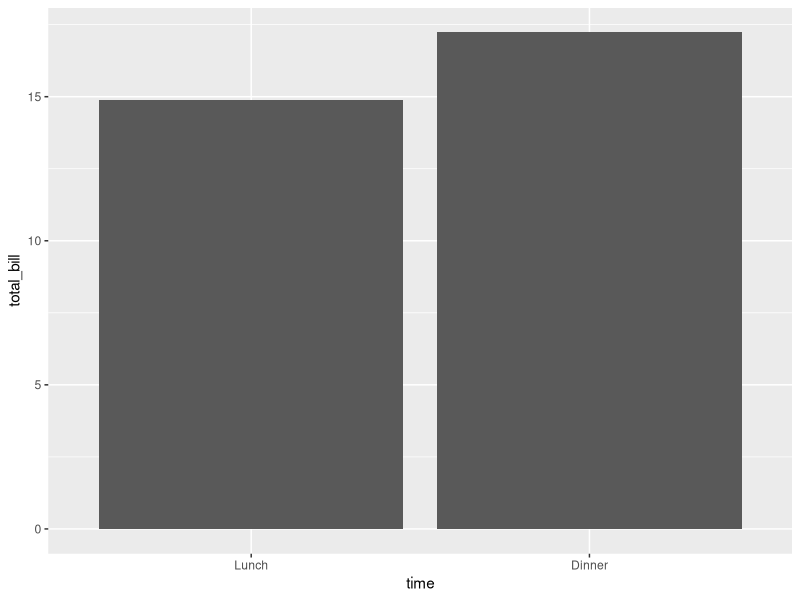
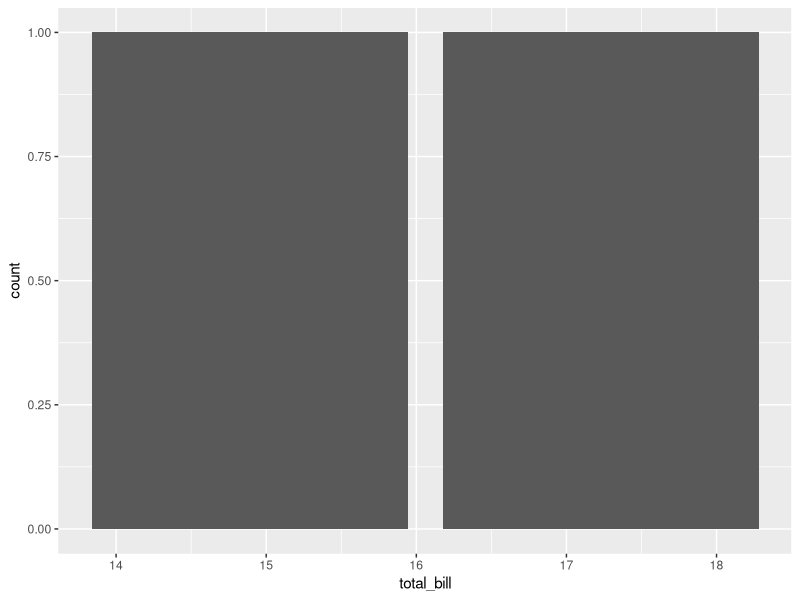
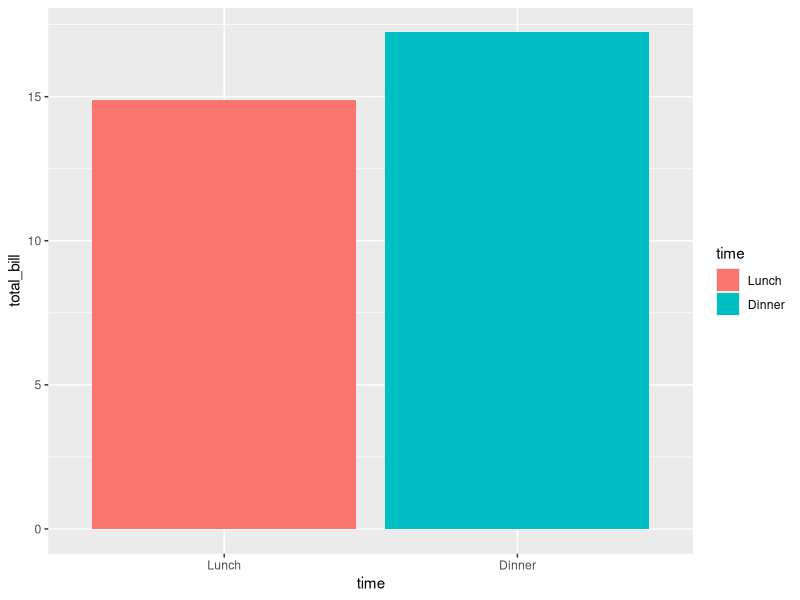
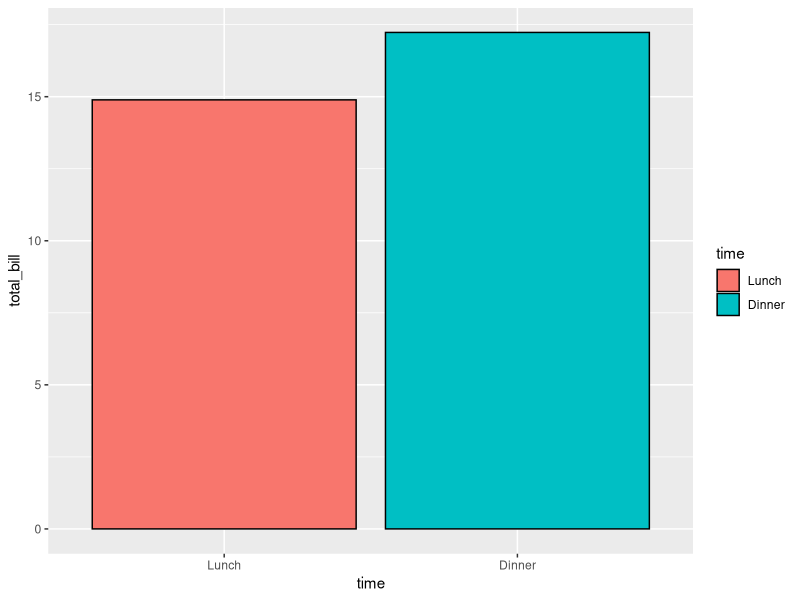
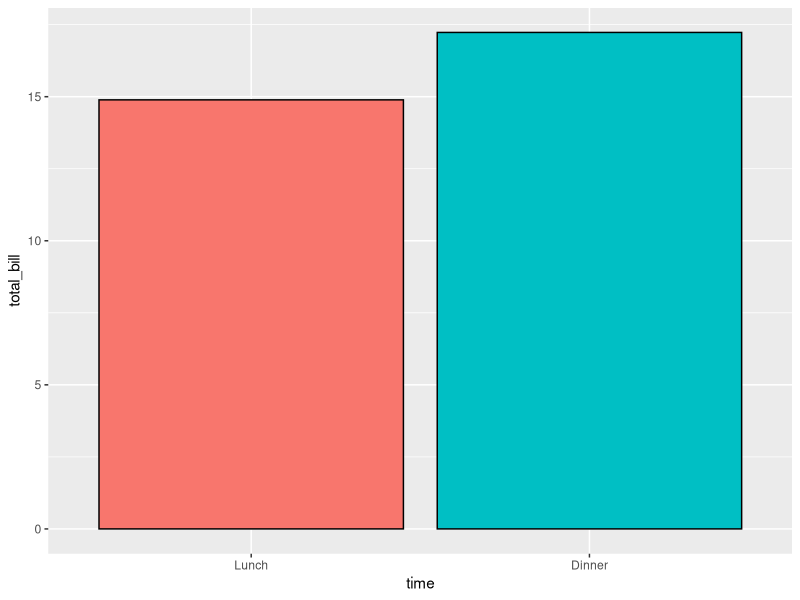
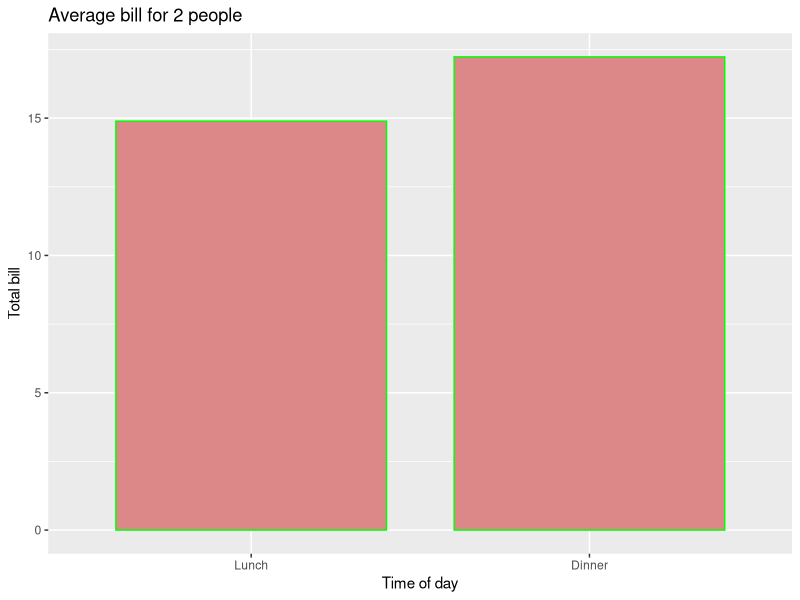

The R source for these figures, in order: (Note: this script raises an error after producing the figures.)
dat <- data.frame(time = factor(c("Lunch","Dinner"), levels=c("Lunch","Dinner")),
  total_bill = c(14.89, 17.23)
)

dat
library(ggplot2)
ggplot(data=dat, aes(x=time, y=total_bill)) +
  geom_bar(stat="identity")

ggplot(data=dat, aes(x=total_bill)) +
  geom_bar()

ggplot(data=dat, aes(x=time, y=total_bill, fill=time)) +
  geom_bar(stat="identity")

ggplot(data=dat, aes(x=time, y=total_bill, fill=time)) +
  geom_bar(colour="black", stat="identity")
ggplot(data=dat, aes(x=time, y=total_bill, fill=time)) +
  geom_bar(colour="black", stat="identity") +
  guides(fill=FALSE)


ggplot(data=dat, aes(x=time, y=total_bill, fill=time)) + 
  geom_bar(colour="green", fill="#DD8888", width=.8, stat="identity") + 
  guides(fill=FALSE) +
  xlab("Time of day") + ylab("Total bill") +
  ggtitle("Average bill for 2 people")

head(tips)

ggplot(data=dat, aes(x=time, y=total_bill, group=1)) +
  geom_line()

ggplot(data=dat, aes(x=time, y=total_bill, group=1)) +
  geom_line() +
  geom_point()


dat1 <- data.frame(
  sex = factor(c("Female","Female","Male","Male")),
  time = factor(c("Lunch","Dinner","Lunch","Dinner"), levels=c("Lunch","Dinner")),
  total_bill = c(13.53, 16.81, 16.24, 17.42)
)

str(dat1)
#*********************Class**************************
  
options(scipen=999)
data("midwest",package="ggplot2")
ls()

colnames(midwest)
dim(midwest)
str(midwest)

#just gives a plot
ggplot(midwest,aes(x=area,y=poptotal))
table(midwest$category)

#Scatter plot
ggplot(midwest,aes(x=area,y=poptotal))+geom_point()
table(midwest$state)
table(midwest$county)

#assign to G1
g1<-ggplot(midwest,aes(x=area,y=poptotal))+geom_point()
g1
#Change axis
g1+xlim(c(0,0.1))+ylim(c(0,1000000))
#OR
g1+coord_cartesian(xlim = c(0,0.1), ylim = c(0, 1000000))
